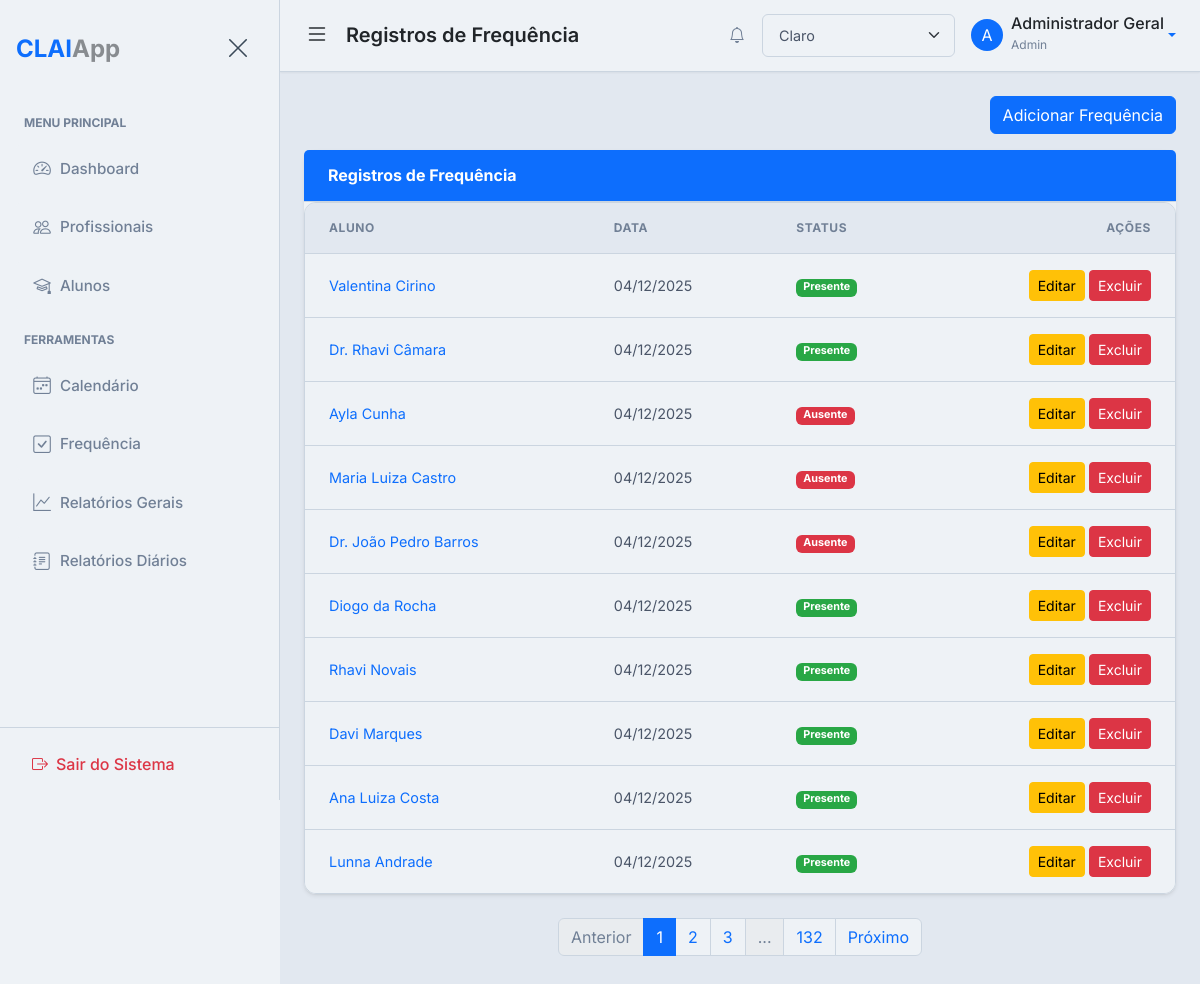
/attendance (signed in), run on an earlier commit of the app's database.
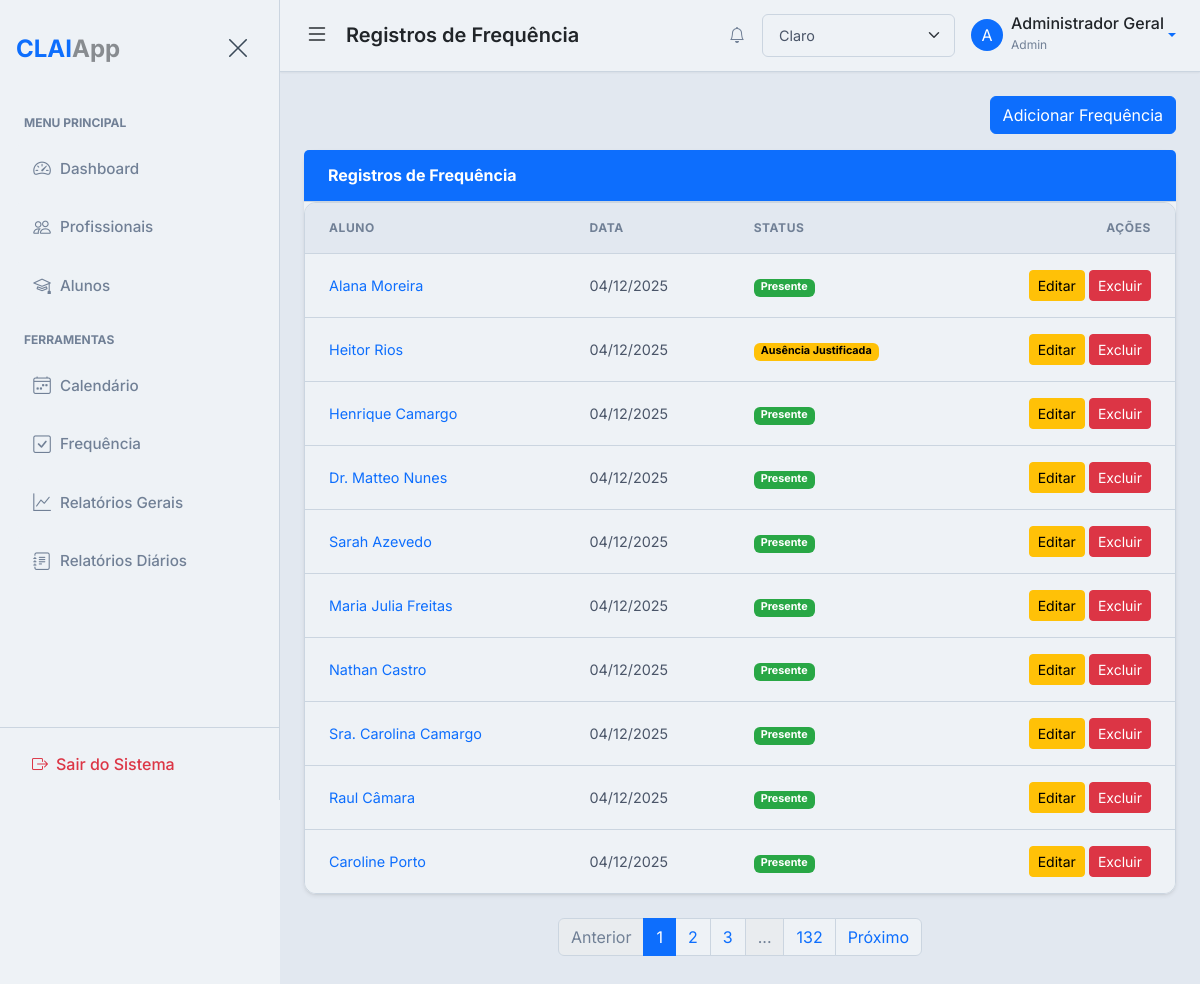
And on a later commit of the database.
### app/models.py (models this page shows, shortened)
class BaseModel(Model):
    class Meta:
        database = db

class User(UserMixin, BaseModel):
    username = CharField(unique=True)
    email = CharField(unique=True)
    password = CharField()
    name = CharField()
    profile_picture = CharField(default='default_profile.png')
    role = CharField(default='pedagogue')
    class Meta:
        table_name = 'users'

class Attendance(BaseModel):
    student = ForeignKeyField(Student, backref='attendance_records')
    date = DateField(default=datetime.date.today)
    status = CharField(default='present')
    class Meta:
        table_name = 'attendance'

class Student(BaseModel):
    name = CharField()
    matricula = CharField(unique=True)
    dob = DateField()
    cid = CharField(null=True)
    email = CharField(null=True)
    phone = CharField(null=True)
    grade = CharField(null=True)
    course = CharField(null=True)
    responsible_name = CharField(null=True)
    responsible_phone = CharField(null=True)
    responsible_email = CharField(null=True)
    responsible_cpf = CharField(null=True)
    pedagogue = ForeignKeyField(User, backref='students', null=True)
    student_picture = CharField(default='default_student.png')
    specific_needs_description = TextField(null=True)
    class Meta:
        table_name = 'students'

### app/routes.py (the view)
@bp.route('/attendance')
@login_required
def list_attendance():
    page = request.args.get('page', 1, type=int)
    per_page = Config.PAGINATION_PER_PAGE
    if current_user.role == 'admin':
        attendance_query = Attendance.select().order_by(Attendance.date.desc())
    else:
        pedagogue_students = Student.select().where(Student.pedagogue == current_user)
        attendance_query = Attendance.select().where(
            Attendance.student.in_(pedagogue_students)
        ).order_by(Attendance.date.desc())
    total_attendance_records = attendance_query.count()
    total_pages = (total_attendance_records + per_page - 1) // per_page
    attendance_records = attendance_query.paginate(page, per_page)
    paginator = {
        'page': page,
        'total_pages': total_pages,
        'route': 'main.list_attendance',
        'args': {}
    }
    return render_template(
        'attendance/list_attendance.html',
        title='Registros de Frequência',
        attendance_records=attendance_records,
        paginator=paginator
    )

### app/templates/attendance/list_attendance.html (shortened to what this page needs)
{% extends "base.html" %}
{% block page_heading %}
<h1 class="h5 m-0 fw-semibold text-body">{{ title }}</h1>
{% endblock %}
{% block content %}
<div class="d-flex justify-content-end mb-3">
    <a href="{{ url_for('main.add_attendance') }}" class="btn btn-primary">
        Adicionar Frequência
    </a>
</div>
<div class="card shadow-sm border-0">
    <div class="card-header bg-primary text-white py-3">
        <h6 class="mb-0 fw-bold">Registros de Frequência</h6>
    </div>
    <div class="card-body p-0">
        {% if attendance_records %}
        <div class="table-responsive">
            <table class="table table-hover table-sm mb-0">
                <thead>
                    <tr>
                        <th scope="col" class="py-3 px-4">Aluno</th>
                        <th scope="col" class="py-3 px-4">Data</th>
                        <th scope="col" class="py-3 px-4">Status</th>
                        <th scope="col" class="py-3 px-4 text-end">Ações</th>
                    </tr>
                </thead>
                <tbody>
                    {% for record in attendance_records %}
                    <tr>
                        <td class="py-3 px-4">
                            <a href="{{ url_for('main.student_detail', student_id=record.student.id) }}" class="text-decoration-none">
                                {{ record.student.name }}
                            </a>
                        </td>
                        <td class="py-3 px-4">{{ record.date.strftime('%d/%m/%Y') }}</td>
                        <td class="py-3 px-4">
                            {% if record.status == 'present' %}
                                <span class="badge text-bg-success">Presente</span>
                            {% elif record.status == 'absent' %}
                                <span class="badge text-bg-danger">Ausente</span>
                            {% elif record.status == 'justified_absent' %}
                                <span class="badge text-bg-warning">Ausência Justificada</span>
                            {% endif %}
                        </td>
                        <td class="py-3 px-4 text-end">
                            <a href="{{ url_for('main.edit_attendance', attendance_id=record.id) }}" class="btn btn-sm btn-warning">Editar</a>
                            <form action="{{ url_for('main.delete_attendance', attendance_id=record.id) }}" method="POST" style="display:inline;">
                                <button type="submit" class="btn btn-sm btn-danger" onclick="return confirm('Tem certeza que deseja excluir este registro de frequência?');">Excluir</button>
                            </form>
                        </td>
                    </tr>
                    {% endfor %}
                </tbody>
            </table>
        </div>
        {% else %}
        <div class="alert alert-info border-0 rounded-0 mb-0 py-4 text-center">
            Nenhum registro de frequência encontrado.
        </div>
        {% endif %}
    </div>
</div>
{% endblock %}

### app/templates/base.html (shortened to what this page needs)
{% from "macros/pagination_macros.html" import render_pagination %}
<!DOCTYPE html>
<html lang="pt-br" data-bs-theme="light"{% block html_attribs %}{% endblock %}>
<head>
    <link href="https://cdn.jsdelivr.net/npm/bootstrap@5.3.8/dist/css/bootstrap.min.css" rel="stylesheet"
>
    <link rel="stylesheet" href="https://cdn.jsdelivr.net/npm/bootstrap-icons@1.11.1/font/bootstrap-icons.css">
    <link href='https://cdn.jsdelivr.net/npm/fullcalendar@6.1.19/main.min.css' rel='stylesheet' />
    <link rel="stylesheet" href="https://cdnjs.cloudflare.com/ajax/libs/font-awesome/6.5.1/css/all.min.css" />
    <link rel="stylesheet" href="{{ url_for('static', filename='css/style.css') }}">
    <link rel="stylesheet" href="{{ url_for('static', filename='css/print.css') }}" media="print">
    <link rel="stylesheet" href="https://cdn.jsdelivr.net/npm/pace-js@latest/pace-theme-default.min.css">
    <link rel="stylesheet" href="https://cdnjs.cloudflare.com/ajax/libs/animate.css/4.1.1/animate.min.css"/>
</head>
<body class="d-flex" id="wrapper"{% block body_attribs %}{% endblock %}>
    {% block body %}
    <div id="sidebar-wrapper">
        <div class="sidebar-heading d-flex justify-content-between align-items-center py-4 px-3">
            <div class="fw-bold fs-4 text-primary tracking-tight">
                {{ config.APP_BASE_NAME }}<span class="text-body text-opacity-50">{{ config.APP_SUFFIX }}</span>
            </div>
            <button class="btn btn-link text-secondary" id="sidebar-close">
                <i class="bi bi-x-lg fs-4"></i>
            </button>
        </div>
        <div class="list-group list-group-flush my-3">
            <small class="text-uppercase text-muted fw-bold px-4 mb-2" style="font-size: 0.75rem;">Menu
                Principal</small>
            <a href="{{ url_for('main.dashboard') }}"
                class="list-group-item list-group-item-action {% if request.endpoint == 'main.dashboard' %}active{% endif %}">
                <i class="bi bi-speedometer2 me-2"></i>Dashboard
            </a>
            {% if current_user.is_authenticated and current_user.role == 'admin' %}
            <a href="{{ url_for('main.list_users') }}"
                class="list-group-item list-group-item-action {% if request.endpoint == 'main.list_users' %}active{% endif %}">
                <i class="bi bi-people me-2"></i>Profissionais
            </a>
            {% endif %}
            <a href="{{ url_for('main.list_students') }}"
                class="list-group-item list-group-item-action {% if request.endpoint == 'main.list_students' %}active{% endif %}">
                <i class="bi bi-mortarboard me-2"></i>Alunos
            </a>
            <small class="text-uppercase text-muted fw-bold px-4 mb-2 mt-3"
                style="font-size: 0.75rem;">Ferramentas</small>
            <a href="{{ url_for('main.calendar') }}"
                class="list-group-item list-group-item-action {% if request.endpoint == 'main.calendar' %}active{% endif %}">
                <i class="bi bi-calendar4-week me-2"></i>Calendário
            </a>
            <a href="{{ url_for('main.mark_attendance') }}"
                class="list-group-item list-group-item-action {% if request.endpoint == 'main.mark_attendance' %}active{% endif %}">
                <i class="bi bi-check-square me-2"></i>Frequência
            </a>
            <a href="{{ url_for('main.list_general_reports') }}"
                class="list-group-item list-group-item-action {% if request.endpoint == 'main.list_general_reports' %}active{% endif %}">
                <i class="bi bi-graph-up me-2"></i>Relatórios Gerais
            </a>
            <a href="{{ url_for('main.list_daily_reports') }}"
                class="list-group-item list-group-item-action {% if 'daily_report' in request.endpoint %}active{% endif %}">
                <i class="bi bi-journal-text me-2"></i>Relatórios Diários
            </a>
        </div>
        <div class="mt-auto p-3 border-top">
            <a href="{{ url_for('main.logout') }}"
                class="d-flex align-items-center text-decoration-none text-danger px-3 py-2 rounded hover-bg-light">
                <i class="bi bi-box-arrow-right me-2"></i>
                <span class="fw-medium">Sair do Sistema</span>
            </a>
        </div>
    </div>
    <div id="page-content-wrapper">
        <nav class="navbar navbar-expand-lg main-navbar px-4">
            <div class="d-flex align-items-center w-100">
                <button class="btn btn-link text-body p-0 me-3" id="menu-toggle">
                    <i class="bi bi-list fs-4"></i>
                </button>
                <h1 class="h5 m-0 fw-semibold text-body">{% block page_heading %}Visão Geral{% endblock %}</h1>
                <div class="ms-auto d-flex align-items-center gap-3">
                    {% if current_user.is_authenticated %}
                    <a href="{{ url_for('main.list_notifications') }}" class="btn btn-link text-body-secondary p-0 position-relative" title="Notificações">
                        <i class="bi bi-bell"></i>
                    </a>
                    {% endif %}
                    <div class="dropdown">
                        <select id="theme-select" class="form-select form-select-sm" aria-label="Selecionar Tema">
                            <option value="light">Claro</option>
                        </select>
                    </div>
                    <div class="dropdown">
                        <a class="d-flex align-items-center text-decoration-none dropdown-toggle" href="#" role="button"
                            data-bs-toggle="dropdown" aria-expanded="false">
                            <div class="avatar bg-primary text-white rounded-circle d-flex align-items-center justify-content-center me-2"
                                style="width: 32px; height: 32px;">
                                {% if current_user.is_authenticated %}
                                {{ current_user.name[0] | upper }}
                                {% else %}
                                <i class="bi bi-person"></i>
                                {% endif %}
                            </div>
                            <div class="d-none d-md-block">
                                {% if current_user.is_authenticated %}
                                <span class="fw-medium text-body d-block" style="line-height: 1;">{{
                                    current_user.name }}</span>
                                <small class="text-muted" style="font-size: 0.75rem;">{{ current_user.role |
                                    capitalize }}</small>
                                {% else %}
                                <span class="fw-medium text-body d-block" style="line-height: 1;">Convidado</span>
                                <small class="text-muted" style="font-size: 0.75rem;">Não Autenticado</small>
                                {% endif %}
                            </div>
                        </a>
                    </div>
                </div>
            </div>
        </nav>
        <main class="container-fluid px-4 py-4 animate__animated animate__fadeIn">
            {% block content %}{% endblock %}
            {% block pagination %}
            {% if paginator %}
                {{ render_pagination(paginator) }}
            {% endif %}
            {% endblock %}
        </main>
    </div>
    {% endblock %}
</body>
</html>

### app/templates/macros/pagination_macros.html
{% macro render_pagination(paginator) %}
  {% if paginator.total_pages > 1 %}
  <nav aria-label="Navegação de página">
    <ul class="pagination justify-content-center">
      {% set window = 2 %}
      <li class="page-item {% if paginator.page == 1 %}disabled{% endif %}">
        <a class="page-link" href="{{ url_for(paginator.route, page=paginator.page - 1, **paginator.args) }}" tabindex="-1">Anterior</a>
      </li>
      {% for p in range(1, paginator.total_pages + 1) %}
        {% if p == 1 or p == paginator.total_pages or (p >= paginator.page - window and p <= paginator.page + window) %}
          <li class="page-item {% if p == paginator.page %}active{% endif %}">
            <a class="page-link" href="{{ url_for(paginator.route, page=p, **paginator.args) }}">{{ p }}</a>
          </li>
        {% elif p == paginator.page - window - 1 or p == paginator.page + window + 1 %}
          <li class="page-item disabled">
            <span class="page-link">...</span>
          </li>
        {% endif %}
      {% endfor %}
      <li class="page-item {% if paginator.page == paginator.total_pages %}disabled{% endif %}">
        <a class="page-link" href="{{ url_for(paginator.route, page=paginator.page + 1, **paginator.args) }}">Próximo</a>
      </li>
    </ul>
  </nav>
  {% endif %}
{% endmacro %}

What changed in the data, as far as the page shows it:
changed through a linked row, Attendance: student.name "Valentina Cirino" → "Alana Moreira"
changed Attendance: student.name "Dr. Rhavi Câmara" → "Heitor Rios"; status "Presente" → "Ausência Justificada"
changed Attendance: student.name "Ayla Cunha" → "Henrique Camargo"; status "Ausente" → "Presente"
changed Attendance: student.name "Maria Luiza Castro" → "Dr. Matteo Nunes"; status "Ausente" → "Presente"
changed Attendance: student.name "Dr. João Pedro Barros" → "Sarah Azevedo"; status "Ausente" → "Presente"
changed through a linked row, Attendance: student.name "Diogo da Rocha" → "Maria Julia Freitas"
changed through a linked row, Attendance: student.name "Rhavi Novais" → "Nathan Castro"
changed through a linked row, Attendance: student.name "Davi Marques" → "Sra. Carolina Camargo"
changed through a linked row, Attendance: student.name "Ana Luiza Costa" → "Raul Câmara"
changed through a linked row, Attendance: student.name "Lunna Andrade" → "Caroline Porto"
